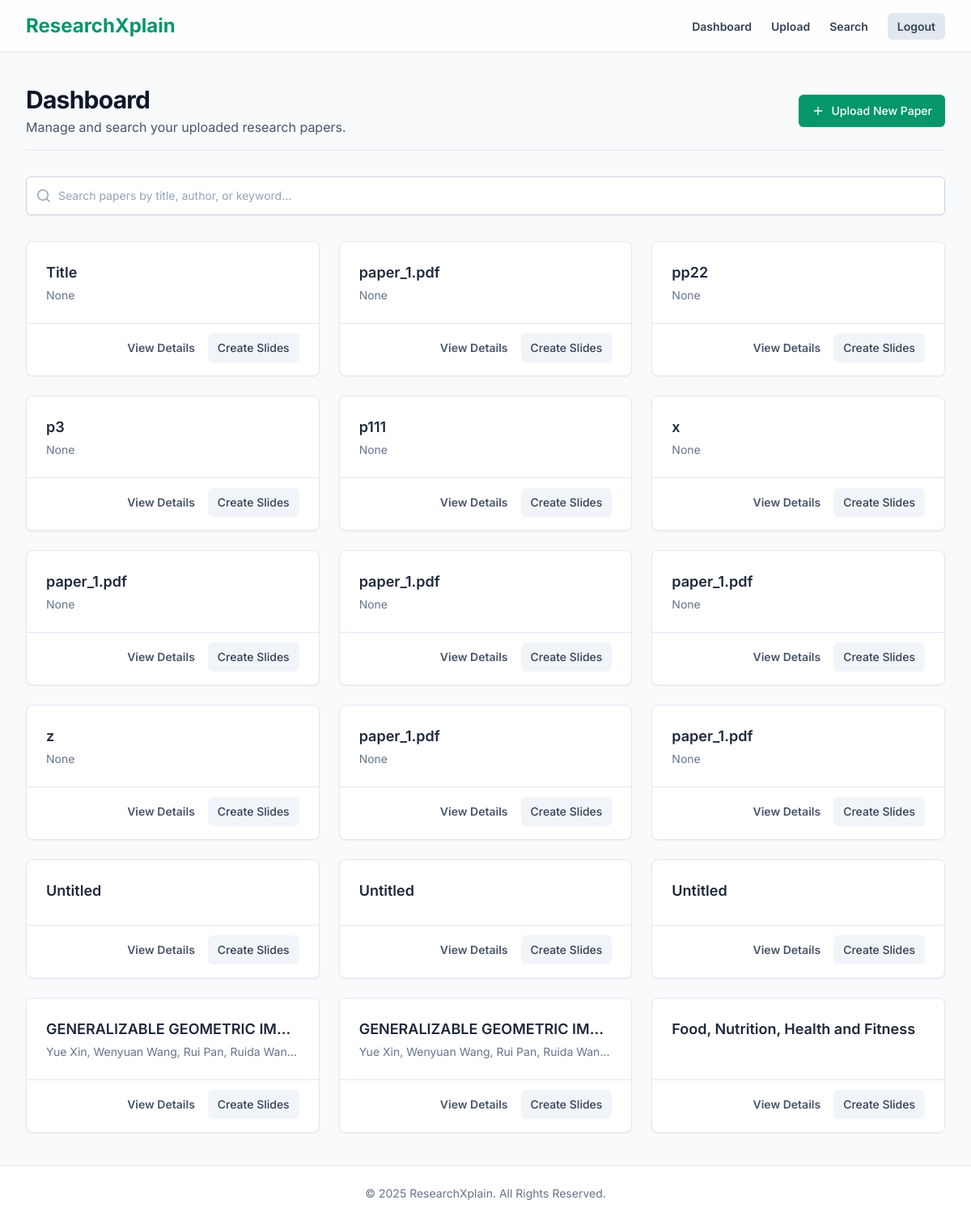
/dashboard/ (signed in), run on the app's committed database.
### app/models.py (models this page shows, shortened)
class ResearchPaper(models.Model):
    user = models.ForeignKey(User, on_delete=models.CASCADE, related_name="papers")
    title = models.CharField(max_length=500)
    authors = models.TextField(blank=True, null=True)
    abstract = models.TextField(blank=True, null=True)
    pdf_file = models.FileField(upload_to="papers/")
    extracted_text = models.TextField(blank=True, null=True)
    metadata_json = models.JSONField(blank=True, null=True)  # raw parsed metadata
    uploaded_at = models.DateTimeField(auto_now_add=True)

### app/views.py (the view)
# urls.py: path("dashboard/", views.dashboard_view, name="dashboard"),
@login_required
def dashboard_view(request):
    papers = ResearchPaper.objects.filter(user=request.user)
    return render(request, "dashboard.html", {"papers": papers})

### templates/dashboard.html (shortened to what this page needs)
{% extends 'base.html' %}
{% block content %}
<div class="flex flex-col sm:flex-row items-start sm:items-center justify-between mb-8 pb-4 border-b border-slate-200 dark:border-slate-700">
    <div>
        <h1 class="text-3xl font-bold tracking-tight text-slate-900 dark:text-slate-100">Dashboard</h1>
        <p class="mt-1 text-md text-slate-600 dark:text-slate-400">Manage and search your uploaded research papers.</p>
    </div>
    <a href="{% url 'upload_paper' %}" class="mt-4 sm:mt-0 inline-flex items-center justify-center rounded-md text-sm font-medium transition-colors focus-visible:outline-none focus-visible:ring-2 focus-visible:ring-ring focus-visible:ring-offset-2 disabled:opacity-50 disabled:pointer-events-none ring-offset-background bg-emerald-600 text-white hover:bg-emerald-700 h-10 py-2 px-4 shadow-sm hover:shadow-md">
        <svg xmlns="http://www.w3.org/2000/svg" width="16" height="16" viewBox="0 0 24 24" fill="none" stroke="currentColor" stroke-width="2" stroke-linecap="round" stroke-linejoin="round" class="mr-2 h-4 w-4">
            <path d="M5 12h14"></path>
            <path d="M12 5v14"></path>
        </svg>
        Upload New Paper
    </a>
</div>
<div class="mb-8">
    <form action="{% url 'search_papers' %}" method="get" class="relative">
        <div class="pointer-events-none absolute inset-y-0 left-0 flex items-center pl-3">
        </div>
        <input name="q" type="search" placeholder="Search papers by title, author, or keyword..."
               class="block w-full rounded-md border-0 py-3 pl-10 bg-white dark:bg-slate-800/50 text-slate-900 dark:text-slate-200 shadow-sm ring-1 ring-inset ring-slate-300 dark:ring-slate-700 placeholder:text-slate-400 focus:ring-2 focus:ring-inset focus:ring-emerald-600 sm:text-sm sm:leading-6 transition-colors" />
    </form>
</div>
<div class="grid grid-cols-1 md:grid-cols-2 lg:grid-cols-3 gap-6">
    {% for paper in papers %}
    <div class="bg-white dark:bg-slate-800/50 border border-slate-200 dark:border-slate-800 rounded-lg shadow-sm transition-all duration-300 ease-in-out hover:shadow-lg hover:-translate-y-1 flex flex-col">
        <div class="p-6 flex-grow">
            <h3 class="text-lg font-semibold text-slate-800 dark:text-slate-200 mb-1 truncate" title="{{ paper.title }}">{{ paper.title }}</h3>
            <p class="text-slate-500 dark:text-slate-400 text-sm truncate" title="{{ paper.authors }}">{{ paper.authors }}</p>
        </div>
        <div class="mt-auto px-6 pb-4 pt-3 border-t border-slate-200 dark:border-slate-700 flex items-center justify-end gap-x-4">
            <a href="{% url 'paper_detail' paper.id %}" class="text-sm font-semibold text-slate-600 dark:text-slate-300 hover:text-emerald-600 dark:hover:text-emerald-500 transition-colors">
                View Details
            </a>
            <a href="{% url 'view_slides' paper.id %}" class="inline-flex items-center justify-center rounded-md text-sm font-medium transition-colors bg-slate-100 dark:bg-slate-700 text-slate-700 dark:text-slate-200 hover:bg-slate-200 dark:hover:bg-slate-600 h-9 py-2 px-3">
                Create Slides
            </a>
        </div>
    </div>
    {% endfor %}
</div>
{% endblock %}

### templates/base.html (shortened to what this page needs)
<!DOCTYPE html>
<html lang="en" class="">
<head>
    <script src="https://cdn.tailwindcss.com"></script>
</head>
<body class="bg-slate-50 dark:bg-slate-900 text-slate-700 dark:text-slate-300 min-h-screen flex flex-col">
    <header class="sticky top-0 z-40 w-full backdrop-blur flex-none border-b border-slate-200 dark:border-slate-800 bg-white/80 dark:bg-slate-900/80">
        <div class="max-w-7xl mx-auto px-4 sm:px-6 lg:px-8">
            <div class="flex items-center justify-between h-16">
                <a href="{% url 'dashboard' %}" class="text-2xl font-bold text-emerald-600 dark:text-emerald-500">
                    ResearchXplain
                </a>
                <nav>
                    <ul class="flex items-center space-x-6">
                        {% if user.is_authenticated %}
                            <li><a href="{% url 'dashboard' %}" class="text-sm font-semibold hover:text-emerald-600 dark:hover:text-emerald-400 transition-colors">Dashboard</a></li>
                            <li><a href="{% url 'upload_paper' %}" class="text-sm font-semibold hover:text-emerald-600 dark:hover:text-emerald-400 transition-colors">Upload</a></li>
                            <li><a href="{% url 'search_papers' %}" class="text-sm font-semibold hover:text-emerald-600 dark:hover:text-emerald-400 transition-colors">Search</a></li>
                            <li><a href="{% url 'logout' %}" class="text-sm font-semibold bg-slate-200 dark:bg-slate-800 px-3 py-2 rounded-md hover:bg-slate-300 dark:hover:bg-slate-700 transition-colors">Logout</a></li>
                        {% endif %}
                    </ul>
                </nav>
            </div>
        </div>
    </header>
    <main class="flex-grow w-full max-w-7xl mx-auto px-4 sm:px-6 lg:px-8 py-10">
        {% block content %}{% endblock %}
    </main>
    <footer class="bg-white dark:bg-slate-900 border-t border-slate-200 dark:border-slate-800">
        <div class="max-w-7xl mx-auto py-6 px-4 sm:px-6 lg:px-8 text-center">
            <p class="text-sm text-slate-500 dark:text-slate-400">© {% now "Y" %} ResearchXplain. All Rights Reserved.</p>
        </div>
    </footer>
</body>
</html>

### templates/base.html (style rules this page uses)
body { font-family: 'Inter', sans-serif; -webkit-font-smoothing: antialiased; -moz-osx-font-smoothing: grayscale; }
body, header, main, footer { transition: background-color 0.3s ease-in-out, color 0.3s ease-in-out; }

### data on the page
ResearchPaper: title "Title", authors "None"
ResearchPaper: title "paper_1.pdf", authors "None"
ResearchPaper: title "pp22", authors "None"
ResearchPaper: title "p3", authors "None"
ResearchPaper: title "p111", authors "None"
ResearchPaper: title "x", authors "None"
ResearchPaper: title "paper_1.pdf", authors "None"
ResearchPaper: title "paper_1.pdf", authors "None"
ResearchPaper: title "paper_1.pdf", authors "None"
ResearchPaper: title "z", authors "None"
ResearchPaper: title "paper_1.pdf", authors "None"
ResearchPaper: title "paper_1.pdf", authors "None"
ResearchPaper: title "Untitled"
ResearchPaper: title "Untitled"
ResearchPaper: title "Untitled"
ResearchPaper: title "GENERALIZABLE GEOMETRIC IM…", authors "Yue Xin, Wenyuan Wang, Rui Pan, Ruida Wan…"
ResearchPaper: title "GENERALIZABLE GEOMETRIC IM…", authors "Yue Xin, Wenyuan Wang, Rui Pan, Ruida Wan…"
ResearchPaper: title "Food, Nutrition, Health and Fitness"
